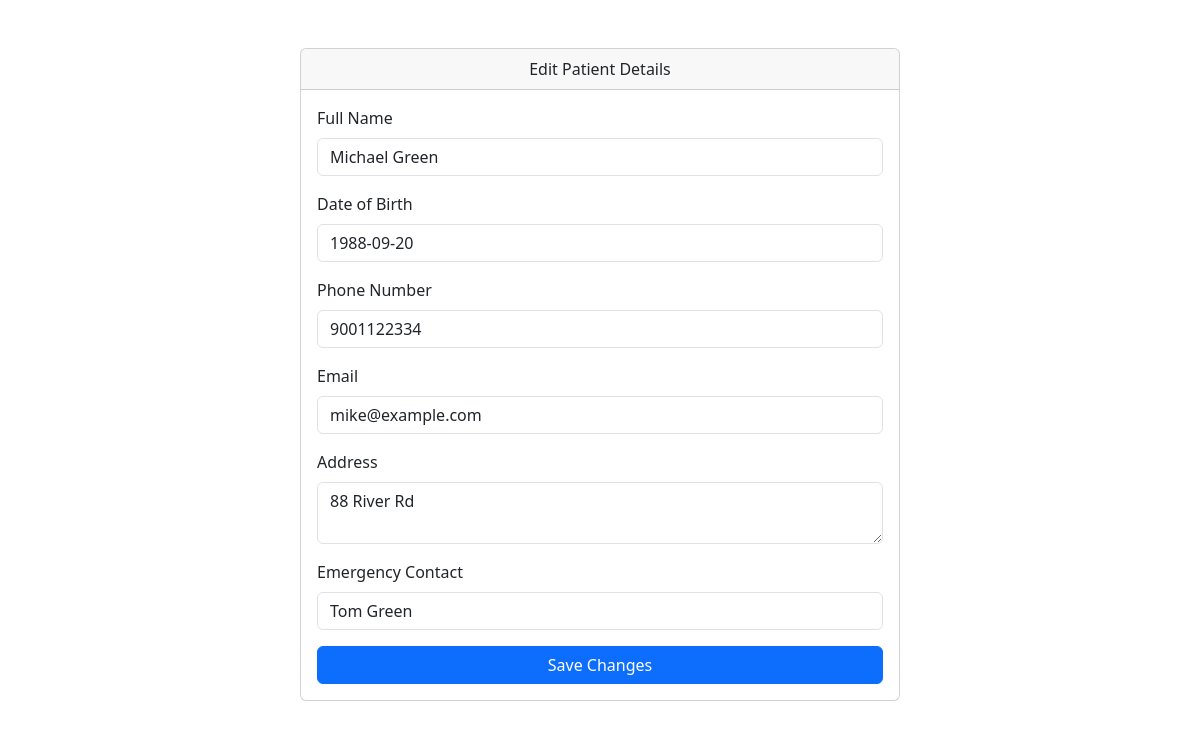
The app's page /edit-patient/5 (signed in), older data.
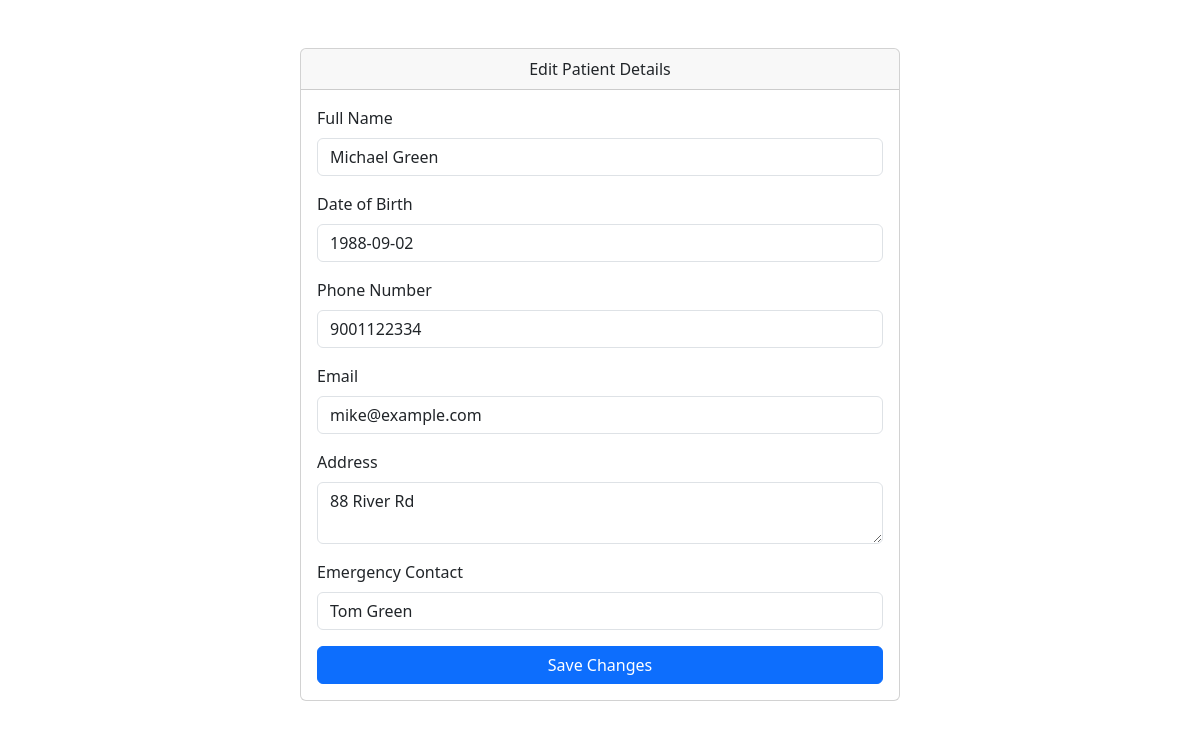
The same page, newer data.
### models/models.py (models this page shows)
class Patient(db.Model):
    id=db.Column(db.Integer(),primary_key=True)
    userid = db.Column(db.Integer(),nullable=False)
    name=db.Column(db.String(50),nullable = False)
    dob = db.Column(db.String(20),nullable = False)
    phone= db.Column(db.Integer(),nullable = False)
    email=db.Column(db.String(50),nullable = False)
    address=db.Column(db.String(200),nullable = False)
    emergencycontact=db.Column(db.String(50),nullable = False)

### controllers/editPatientDetails.py (the view, shortened to what this page needs)
@theeditpatientdetails.route("/edit-patient/<int:id>", methods=['GET','POST'])
def EditPatientDetails(id):
    if('user' in session):
        patient = Patient.query.filter_by(userid=id).first_or_404()
    return render_template("editPatientDetails.html", patient=patient)

### templates/editPatientDetails.html (shortened to what this page needs)
<!DOCTYPE html>
<html lang="en">
<head>
    <link href="https://cdn.jsdelivr.net/npm/bootstrap@5.3.0-alpha1/dist/css/bootstrap.min.css" rel="stylesheet">
</head>
<body>
<div class="container mt-5">
    <div class="card mx-auto" style="max-width: 600px;">
        <div class="card-header text-center">
            Edit Patient Details
        </div>
        <div class="card-body">
            <form method="POST" action="/edit-patient/{{ session['id'] }}">
                <div class="mb-3">
                    <label for="name" class="form-label">Full Name</label>
                    <input type="text" class="form-control" id="name" name="name" value="{{ patient.name }}" required>
                </div>
                <div class="mb-3">
                    <label for="dob" class="form-label">Date of Birth</label>
                    <input type="text" class="form-control" id="dob" name="dob" value="{{ patient.dob }}" placeholder="YYYY-MM-DD" required>
                </div>
                <div class="mb-3">
                    <label for="phone" class="form-label">Phone Number</label>
                    <input type="tel" class="form-control" id="phone" name="phone" value="{{ patient.phone }}" required>
                </div>
                <div class="mb-3">
                    <label for="email" class="form-label">Email</label>
                    <input type="email" class="form-control" id="email" name="email" value="{{ patient.email }}" required>
                </div>
                <div class="mb-3">
                    <label for="address" class="form-label">Address</label>
                    <textarea class="form-control" id="address" name="address" rows="2" required>{{ patient.address }}</textarea>
                </div>
                <div class="mb-3">
                    <label for="emergencycontact" class="form-label">Emergency Contact</label>
                    <input type="text" class="form-control" id="emergencycontact" name="emergencycontact" value="{{ patient.emergencycontact }}" required>
                </div>
                <button type="submit" class="btn btn-primary w-100">Save Changes</button>
            </form>
        </div>
    </div>
</div>
</body>
</html>

Row changes from the older to the newer data that the page shows:
changed Patient "Michael Green": dob "1988-09-20" → "1988-09-02"
